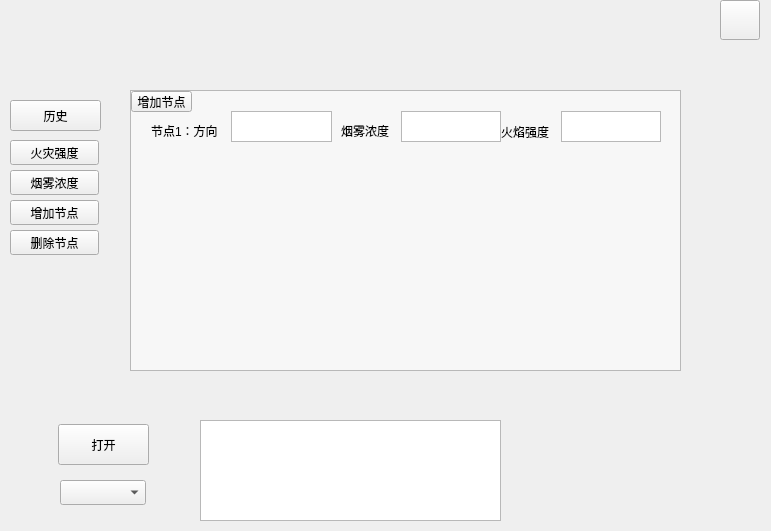
<?xml version="1.0" encoding="UTF-8"?>
<ui version="4.0">
 <class>build1</class>
 <widget class="QWidget" name="build1">
  <property name="geometry">
   <rect>
    <x>0</x>
    <y>0</y>
    <width>771</width>
    <height>531</height>
   </rect>
  </property>
  <property name="windowTitle">
   <string>Form</string>
  </property>
  <property name="styleSheet">
   <string notr="true">QLabel
{
	border-image: url(:/imager/R-C.jpg);
}
QPushButton#but1
{
	border-image: url(:/imager/close.png);
}</string>
  </property>
  <widget class="QLabel" name="label">
   <property name="geometry">
    <rect>
     <x>-10</x>
     <y>0</y>
     <width>781</width>
     <height>541</height>
    </rect>
   </property>
   <property name="minimumSize">
    <size>
     <width>600</width>
     <height>425</height>
    </size>
   </property>
   <property name="text">
    <string/>
   </property>
  </widget>
  <widget class="QPushButton" name="but1">
   <property name="geometry">
    <rect>
     <x>720</x>
     <y>0</y>
     <width>40</width>
     <height>40</height>
    </rect>
   </property>
   <property name="minimumSize">
    <size>
     <width>40</width>
     <height>40</height>
    </size>
   </property>
   <property name="text">
    <string/>
   </property>
  </widget>
  <widget class="QPushButton" name="but2">
   <property name="geometry">
    <rect>
     <x>10</x>
     <y>140</y>
     <width>89</width>
     <height>25</height>
    </rect>
   </property>
   <property name="text">
    <string>火灾强度</string>
   </property>
  </widget>
  <widget class="QPushButton" name="but3">
   <property name="geometry">
    <rect>
     <x>10</x>
     <y>170</y>
     <width>89</width>
     <height>25</height>
    </rect>
   </property>
   <property name="text">
    <string>烟雾浓度</string>
   </property>
  </widget>
  <widget class="QPushButton" name="but4">
   <property name="geometry">
    <rect>
     <x>58</x>
     <y>424</y>
     <width>91</width>
     <height>41</height>
    </rect>
   </property>
   <property name="text">
    <string>打开</string>
   </property>
   <property name="checkable">
    <bool>true</bool>
   </property>
  </widget>
  <widget class="QComboBox" name="comboBox">
   <property name="geometry">
    <rect>
     <x>60</x>
     <y>480</y>
     <width>86</width>
     <height>25</height>
    </rect>
   </property>
  </widget>
  <widget class="QTextEdit" name="textEdit">
   <property name="geometry">
    <rect>
     <x>200</x>
     <y>420</y>
     <width>301</width>
     <height>101</height>
    </rect>
   </property>
  </widget>
  <widget class="QPushButton" name="but">
   <property name="geometry">
    <rect>
     <x>10</x>
     <y>100</y>
     <width>91</width>
     <height>31</height>
    </rect>
   </property>
   <property name="text">
    <string>历史</string>
   </property>
  </widget>
  <widget class="QPushButton" name="pushButton">
   <property name="geometry">
    <rect>
     <x>10</x>
     <y>200</y>
     <width>89</width>
     <height>25</height>
    </rect>
   </property>
   <property name="text">
    <string>增加节点</string>
   </property>
  </widget>
  <widget class="QPushButton" name="pushButton_2">
   <property name="geometry">
    <rect>
     <x>10</x>
     <y>230</y>
     <width>89</width>
     <height>25</height>
    </rect>
   </property>
   <property name="text">
    <string>删除节点</string>
   </property>
  </widget>
  <widget class="QScrollArea" name="scrollArea">
   <property name="geometry">
    <rect>
     <x>130</x>
     <y>90</y>
     <width>551</width>
     <height>281</height>
    </rect>
   </property>
   <property name="styleSheet">
    <string notr="true"/>
   </property>
   <property name="widgetResizable">
    <bool>true</bool>
   </property>
   <widget class="QWidget" name="scrollAreaWidgetContents">
    <property name="geometry">
     <rect>
      <x>0</x>
      <y>0</y>
      <width>549</width>
      <height>279</height>
     </rect>
    </property>
    <property name="styleSheet">
     <string notr="true">#scrollAreaWidgetContents
{
background-color:rgba(255,255,255,0.5)
}</string>
    </property>
    <widget class="QPushButton" name="pushButton_3">
     <property name="geometry">
      <rect>
       <x>0</x>
       <y>0</y>
       <width>61</width>
       <height>21</height>
      </rect>
     </property>
     <property name="text">
      <string>增加节点</string>
     </property>
    </widget>
    <widget class="QLabel" name="label_2">
     <property name="geometry">
      <rect>
       <x>20</x>
       <y>30</y>
       <width>81</width>
       <height>20</height>
      </rect>
     </property>
     <property name="text">
      <string>节点1：方向</string>
     </property>
    </widget>
    <widget class="QTextEdit" name="textEdit_a1">
     <property name="geometry">
      <rect>
       <x>100</x>
       <y>20</y>
       <width>101</width>
       <height>31</height>
      </rect>
     </property>
    </widget>
    <widget class="QLabel" name="label_3">
     <property name="geometry">
      <rect>
       <x>210</x>
       <y>30</y>
       <width>61</width>
       <height>20</height>
      </rect>
     </property>
     <property name="text">
      <string>烟雾浓度</string>
     </property>
    </widget>
    <widget class="QTextEdit" name="textEdit_b1">
     <property name="geometry">
      <rect>
       <x>270</x>
       <y>20</y>
       <width>100</width>
       <height>31</height>
      </rect>
     </property>
    </widget>
    <widget class="QLabel" name="label_4">
     <property name="geometry">
      <rect>
       <x>370</x>
       <y>30</y>
       <width>61</width>
       <height>21</height>
      </rect>
     </property>
     <property name="text">
      <string>火焰强度</string>
     </property>
    </widget>
    <widget class="QTextEdit" name="textEdit1c_2">
     <property name="geometry">
      <rect>
       <x>430</x>
       <y>20</y>
       <width>100</width>
       <height>31</height>
      </rect>
     </property>
    </widget>
   </widget>
  </widget>
 </widget>
 <resources/>
 <connections/>
</ui>
